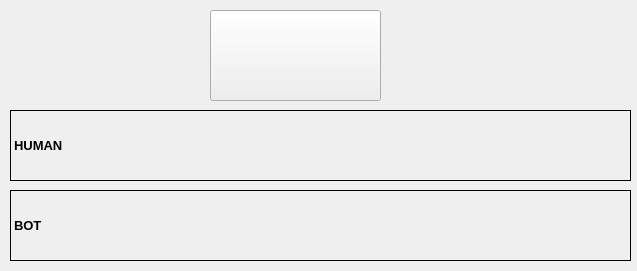
<?xml version="1.0" encoding="UTF-8"?>
<ui version="4.0">
 <class>MainWindow</class>
 <widget class="QMainWindow" name="MainWindow">
  <property name="geometry">
   <rect>
    <x>0</x>
    <y>0</y>
    <width>637</width>
    <height>271</height>
   </rect>
  </property>
  <property name="windowTitle">
   <string>MainWindow</string>
  </property>
  <widget class="QWidget" name="centralwidget">
   <widget class="QLabel" name="label">
    <property name="geometry">
     <rect>
      <x>10</x>
      <y>110</y>
      <width>621</width>
      <height>71</height>
     </rect>
    </property>
    <property name="frameShape">
     <enum>QFrame::Box</enum>
    </property>
    <property name="text">
     <string>&lt;html&gt;&lt;head/&gt;&lt;body&gt;&lt;p&gt;&lt;span style=&quot; font-size:10pt; font-weight:600;&quot;&gt;HUMAN&lt;/span&gt;&lt;/p&gt;&lt;/body&gt;&lt;/html&gt;</string>
    </property>
   </widget>
   <widget class="QPushButton" name="pushButton">
    <property name="geometry">
     <rect>
      <x>210</x>
      <y>10</y>
      <width>171</width>
      <height>91</height>
     </rect>
    </property>
    <property name="text">
     <string/>
    </property>
   </widget>
   <widget class="QLabel" name="label_2">
    <property name="geometry">
     <rect>
      <x>10</x>
      <y>190</y>
      <width>621</width>
      <height>71</height>
     </rect>
    </property>
    <property name="frameShape">
     <enum>QFrame::Box</enum>
    </property>
    <property name="text">
     <string>&lt;html&gt;&lt;head/&gt;&lt;body&gt;&lt;p&gt;&lt;span style=&quot; font-size:10pt; font-weight:600;&quot;&gt;BOT&lt;/span&gt;&lt;/p&gt;&lt;/body&gt;&lt;/html&gt;</string>
    </property>
   </widget>
  </widget>
 </widget>
 <resources/>
 <connections/>
</ui>
